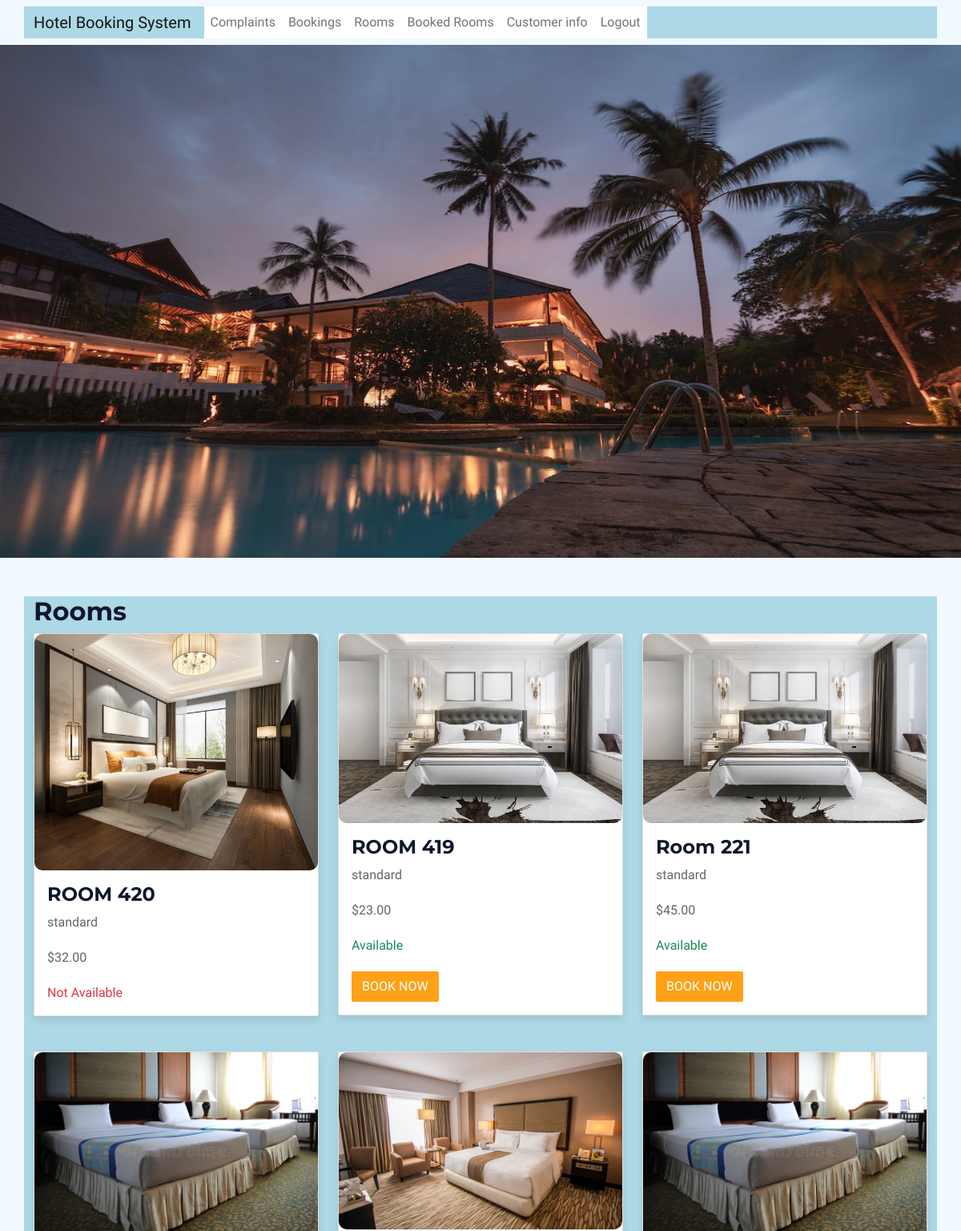
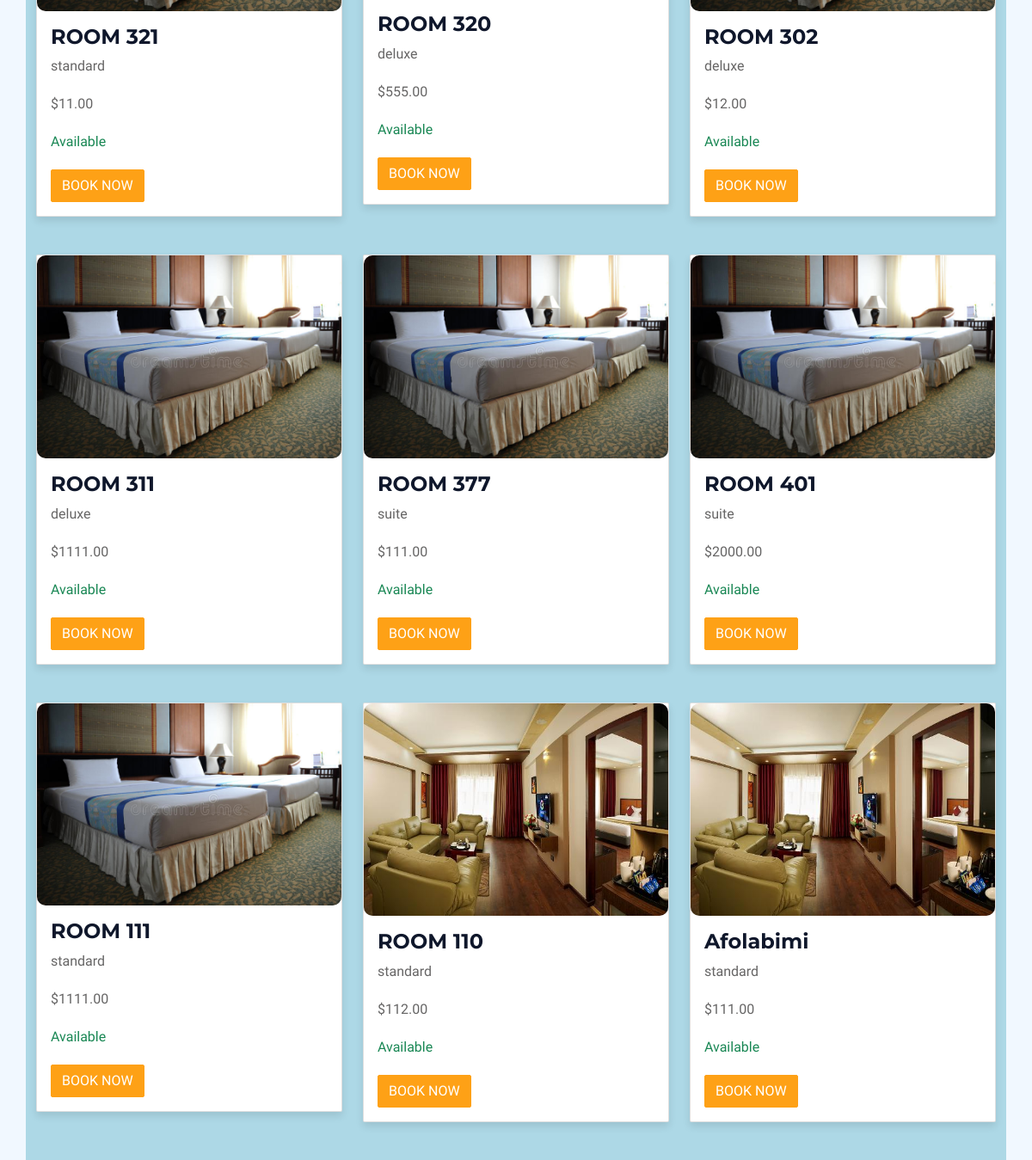
Page /rooms/ (signed in) on the committed database (2 pictures, top to bottom).
### bookings/models.py (models this page shows, shortened)
class Room(models.Model):
    ROOM_TYPE_CHOICES = (
        ('standard', 'Standard'),
        ('deluxe', 'Deluxe'),
        ('suite', 'Suite'),
    )
    user = models.ForeignKey(settings.AUTH_USER_MODEL, on_delete=models.CASCADE)
    admin_user= models.ForeignKey(settings.AUTH_USER_MODEL, on_delete=models.CASCADE, related_name='room_admin', default=3)
    name = models.CharField(max_length=100)
    room_type = models.CharField(max_length=10, choices=ROOM_TYPE_CHOICES, default='standard')
    room_number = models.PositiveIntegerField(unique=True)
    description = models.TextField(blank=True)
    price = models.DecimalField(max_digits=8, decimal_places=2)
    image = models.ImageField(upload_to='rooms', blank=True)
    available = models.BooleanField(default=True)
    created_at = models.DateTimeField(auto_now_add=True)
    updated_at = models.DateTimeField(auto_now=True)

### bookings/views.py (the view)
# urls.py: path('rooms/', RoomView.as_view(), name='room_list'),
@login_required
def room_list(request):
    rooms = Room.objects.all()
    bookings = Booking.objects.filter(status='accepted').values_list('room_id', 'check_in', 'check_out')
    booked_rooms = set()
    for booking in bookings:
        room_id, check_in, check_out = booking
        booked_rooms.add(room_id)
        if check_in <= datetime.date.today() <= check_out:
            booked_rooms.remove(room_id)
    return render(request, 'room_list.html', {'rooms': rooms, 'booked_rooms': booked_rooms})

### bookings/templates/room_list.html (shortened to what this page needs)
{% extends 'base.html' %}
{% block content %}
  <h2>Rooms</h2>
  <div class="row">
    {% for room in rooms %}
      <div class="col-md-4 mb-4">
        <div class="card">
          <img src="{{ room.image.url }}" class="card-img-top" alt="{{ room.name }}">
          <div class="card-body">
            <h5 class="card-title">{{ room.name }}</h5>
            <p class="card-text">{{ room.room_type }}</p>
            <p class="card-text">${{ room.price }}</p>
            {% if room.available and room.id not in booked_rooms %}
                <p class="card-text text-success">Available</p>
                <a href="{% url 'bookings:booking_create' room.id %}" class="btn btn-primary">Book Now</a>
            {% else %}
                <p class="card-text text-danger">Not Available</p>
            {% endif %}
          </div>
        </div>
      </div>
    {% endfor %}
  </div>
{% endblock %}

### bookings/static/css/style.css (style rules this page uses)
:root { --primary: #FEA116; --light: #F1F8FF; --dark: #0F172B; }
.btn { font-weight: 500; text-transform: uppercase; transition: .5s; }
.btn.btn-primary, .btn.btn-secondary { color: #FFFFFF; }

### bookings/templates/base.html (style rules this page uses)
.card { flex: 0 0 48%; margin-bottom: 20px; border-radius: 10px; box-shadow: 0px 5px 10px rgba(0, 0, 0, 0.1); }
.card-title { font-size: 24px; margin-bottom: 10px; }
.card-text { margin-bottom: 20px; }
.card img { border-radius: 10px; max-width: 100%; height: auto; }

### rows in the picture
Room: image (picture), name "ROOM 420", room_type "standard", price "32.00", available "Not Available"
Room: image (picture), name "ROOM 419", room_type "standard", price "23.00", available "Available"
Room: image (picture), name "Room 221", room_type "standard", price "45.00", available "Available"
Room: image (picture), name "ROOM 321", room_type "standard", price "11.00", available "Available"
Room: image (picture), name "ROOM 320", room_type "deluxe", price "555.00", available "Available"
Room: image (picture), name "ROOM 302", room_type "deluxe", price "12.00", available "Available"
Room: image (picture), name "ROOM 311", room_type "deluxe", price "1111.00", available "Available"
Room: image (picture), name "ROOM 377", room_type "suite", price "111.00", available "Available"
Room: image (picture), name "ROOM 401", room_type "suite", price "2000.00", available "Available"
Room: image (picture), name "ROOM 111", room_type "standard", price "1111.00", available "Available"
Room: image (picture), name "ROOM 110", room_type "standard", price "112.00", available "Available"
Room: image (picture), name "Afolabimi", room_type "standard", price "111.00", available "Available"
